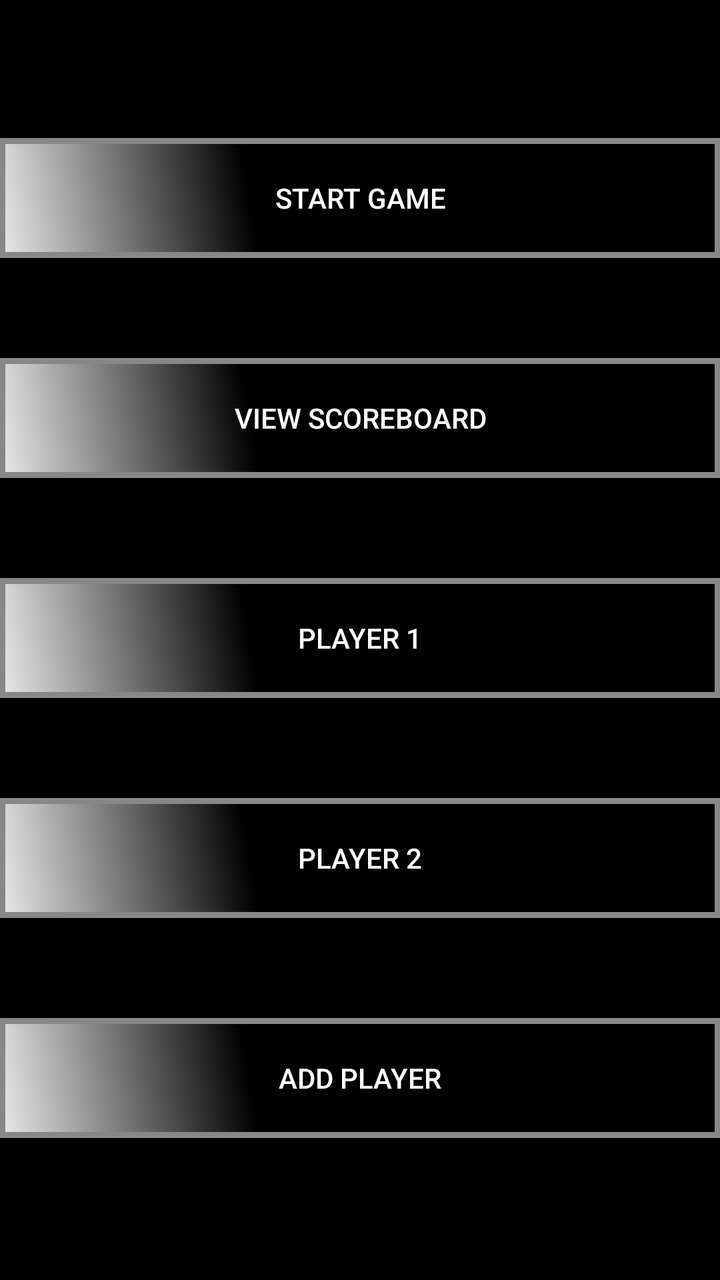
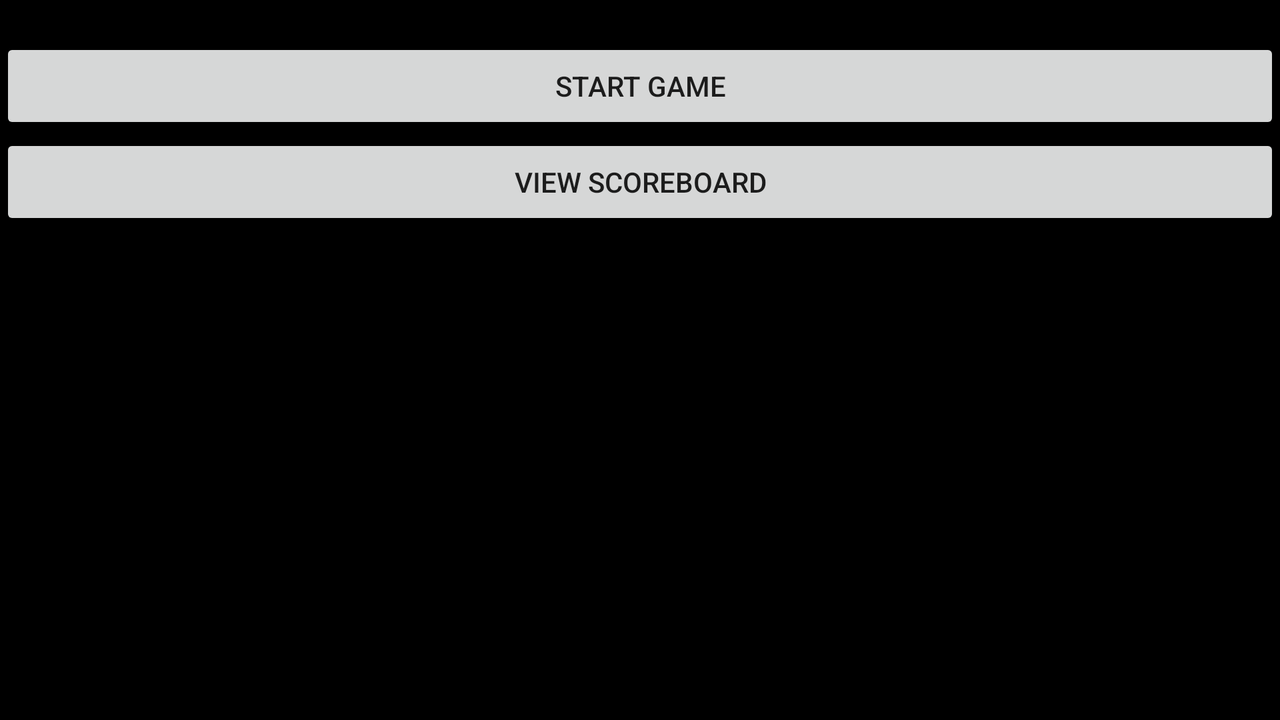

First picture: res/layout/ on a phone held upright. Second picture: the repository's own variant of that layout, on a device whose configuration matches the variant's folder. Source for both follows.
<!-- AndroidManifest.xml: application theme AppTheme -->
<!-- res/layout/activity_main.xml -->
<?xml version="1.0" encoding="utf-8"?>
<LinearLayout xmlns:android="http://schemas.android.com/apk/res/android"
    xmlns:tools="http://schemas.android.com/tools"
    android:layout_width="match_parent"
    android:layout_height="match_parent"
    android:paddingBottom="@dimen/activity_vertical_margin"
    android:paddingLeft="@dimen/activity_horizontal_margin"
    android:paddingRight="@dimen/activity_horizontal_margin"
    android:paddingTop="@dimen/activity_vertical_margin"
    android:orientation="vertical"
    tools:context="io.github.steve_bulgin.prog3210_a2.MainActivity">

    <TextView
        android:layout_width="wrap_content"
        android:layout_height="wrap_content"
        android:text="A2 PROG3210!" />

    <Button
        android:id="@+id/start"
        android:layout_marginTop="50dp"
        android:textColor="#FFFFFF"
        android:layout_height="wrap_content"
        android:layout_width="match_parent"
        android:background="@drawable/buttonshape"
        android:text="@string/start" />

    <Button
        android:id="@+id/scoreboard"
        android:layout_marginTop="50dp"
        android:textColor="#FFFFFF"
        android:layout_height="wrap_content"
        android:layout_width="match_parent"
        android:background="@drawable/buttonshape"
        android:text="@string/scoreboard" />

    <Button
        android:id="@+id/player1"
        android:layout_marginTop="50dp"
        android:textColor="#FFFFFF"
        android:layout_height="wrap_content"
        android:layout_width="match_parent"
        android:background="@drawable/buttonshape"
        android:text="@string/player1" />

    <Button
        android:id="@+id/player2"
        android:layout_marginTop="50dp"
        android:textColor="#FFFFFF"
        android:layout_height="wrap_content"
        android:layout_width="match_parent"
        android:background="@drawable/buttonshape"
        android:text="@string/player2" />

    <Button
        android:id="@+id/add_player"
        android:layout_marginTop="50dp"
        android:textColor="#FFFFFF"
        android:layout_height="wrap_content"
        android:layout_width="match_parent"
        android:background="@drawable/buttonshape"
        android:text="@string/add_player" />


</LinearLayout>
<!-- resources referenced by this layout -->
<resources>
  <!-- drawable buttonshape (drawable) -->
  <?xml version="1.0" encoding="utf-8"?>
  <shape xmlns:android="http://schemas.android.com/apk/res/android" android:shape="rectangle" >
  <corners
  android:radius="0dp"
  />
  <gradient
  android:angle="45"
  android:centerX="35%"
  android:centerColor="#000000"
  android:startColor="#E8E8E8"
  android:endColor="#000000"
  android:type="linear"
  />
  <padding
  android:left="0dp"
  android:top="0dp"
  android:right="0dp"
  android:bottom="0dp"
  />
  <size
  android:width="270dp"
  android:height="60dp"
  />
  <stroke
  android:width="3dp"
  android:color="#878787"
  />
  </shape>
  <string name="add_player">Add Player</string>
  <string name="player1">Player 1</string>
  <string name="player2">Player 2</string>
  <string name="scoreboard">View Scoreboard</string>
  <string name="start">Start Game</string>
  <style name="AppTheme" parent="@style/Theme.AppCompat.Light.DarkActionBar">
  	<item name="android:windowBackground">@color/black</item>
      <item name="android:colorBackground">@color/black</item>
  	
      <item name="actionBarStyle">@style/ActionBar</item>
      <item name="colorPrimary">@color/black</item>
      <item name="colorPrimaryDark">@color/black</item>
  </style>
  <color name="black">#000</color>
  <style name="ActionBar" parent="@style/Widget.AppCompat.Light.ActionBar.Solid.Inverse">
      <item name="android:background">@color/black</item>
  </style>
</resources>
<!-- res/layout-land/activity_main.xml (the repository's variant of the layout above) -->
<!-- drawn on the phone turned sideways -->
<?xml version="1.0" encoding="utf-8"?>
<LinearLayout xmlns:android="http://schemas.android.com/apk/res/android"
    xmlns:tools="http://schemas.android.com/tools"
    android:layout_width="match_parent"
    android:layout_height="match_parent"
    android:orientation="vertical"
    tools:context="io.github.steve_bulgin.prog3210_a2.MainActivity">

    <TextView
        android:layout_width="wrap_content"
        android:layout_height="wrap_content"
        android:text="A2 PROG3210!" />

    <Button
        android:id="@+id/start"
        android:layout_height="wrap_content"
        android:layout_width="match_parent"
        android:text="@string/start" />

    <Button
        android:id="@+id/scoreboard"
        android:layout_height="wrap_content"
        android:layout_width="match_parent"
        android:text="@string/scoreboard" />

    

</LinearLayout>
<!-- resources referenced by the variant -->
<!-- as the phone turned sideways resolves them -->
<resources>
  <string name="scoreboard">View Scoreboard</string>
  <string name="start">Start Game</string>
  <style name="AppTheme" parent="@style/Theme.AppCompat.Light.DarkActionBar">
  	<item name="android:windowBackground">@color/black</item>
      <item name="android:colorBackground">@color/black</item>
  	
      <item name="actionBarStyle">@style/ActionBar</item>
      <item name="colorPrimary">@color/black</item>
      <item name="colorPrimaryDark">@color/black</item>
  </style>
  <color name="black">#000</color>
  <style name="ActionBar" parent="@style/Widget.AppCompat.Light.ActionBar.Solid.Inverse">
      <item name="android:background">@color/black</item>
  </style>
</resources>
